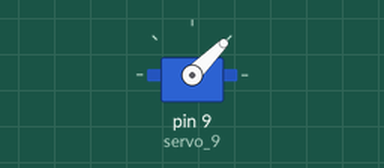
The sketch below on a simulated Arduino Uno, built with avr-gcc and run on an emulated ATmega328P. Parts: servo.

Above: at 0.05 s.
Timing chart, 0 to 3.0 s (numbered marks = the images above):
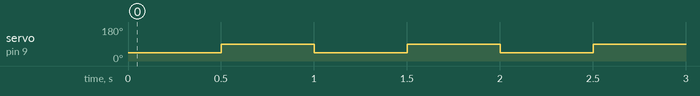

The sketch:

4._Rotate_servo_motor_by_45_or_90_degrees.ino
```cpp
#include <Servo.h>
int pos = 0 ;
Servo servo_9;

void setup()
{
  servo_9.attach(9, 500, 2500);

}

void loop()
{
  servo_9.write(45);
  delay(500);
  servo_9.write(90);
  delay(500);
}
```

Measured:
- by itself, servo on pin 9 (servo_9): alternates 90° for 0.50 s and 45° for 0.50 s
